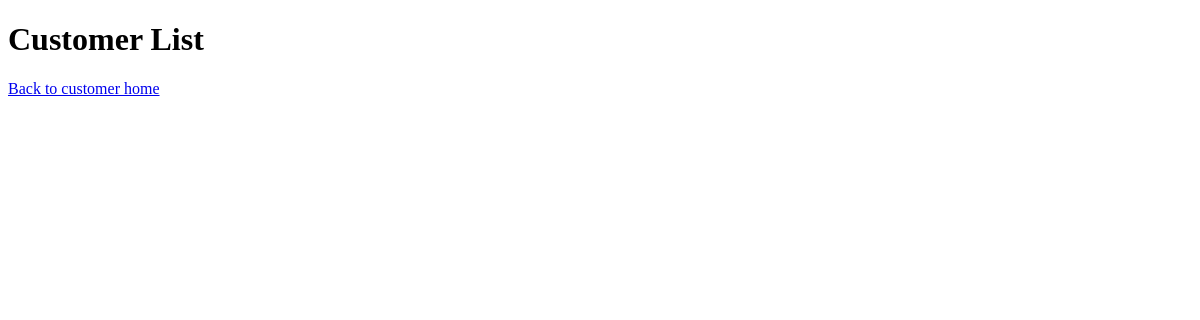
Before: /customers/ with the older database file.
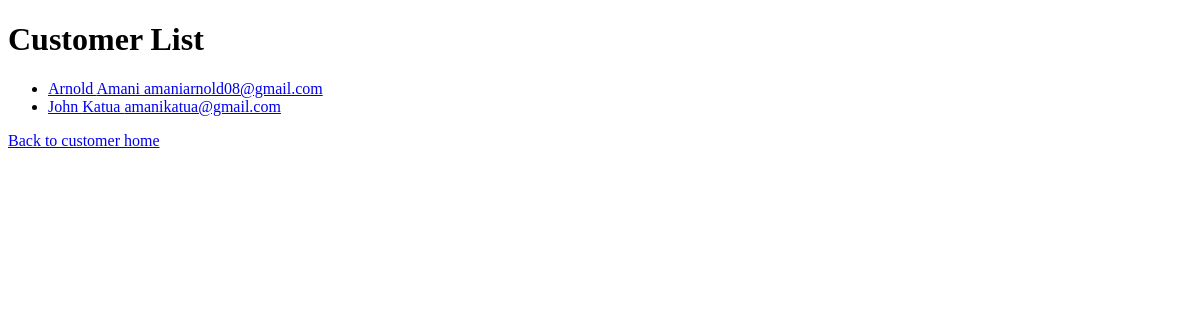
After: the same page with the newer database file.
### ecommerce_plp/models.py (models this page shows)
class Customer(models.Model):
    first_name = models.CharField(max_length=60)
    last_name = models.CharField(max_length=60)
    email = models.EmailField(unique=True)
    phone = models.CharField(max_length=20,blank=True,null=True)
    address = models.TextField(blank=True, null=True)
    created_at = models.DateTimeField(auto_now_add =True)

### ecommerce_plp/views.py (the view)
# urls.py: path('customers/', views.customer_list, name='customer_list'),
def customer_list(request):
   customers = Customer.objects.all()
   context = {
      'customers': customers
   }
   return render(request, 'Ecommerce/customer_list.html', context)

### ecommerce_plp/templates/Ecommerce/customer_list.html (shortened to what this page needs)
<!DOCTYPE html>
<html lang="en">
<head>
</head>
<body>
  <h1>Customer List</h1>
  <ul>
{% for customer in customers%}
<li>
    <a href="{% url 'ecommerce_plp:customer_detail' customer.pk%}">{{ customer.first_name}} {{customer.last_name}} {{customer.email}}</a>
</li>
{% endfor %}
  </ul>
  <a href="{% url 'ecommerce_plp:home' %}" class="back-link">
  Back to customer home
</a>
</body>
</html>

Changed rows visible on the page:
added Customer: first_name "Arnold", last_name "Amani", email "amaniarnold08@gmail.com"
added Customer: first_name "John", last_name "Katua", email "amanikatua@gmail.com"
